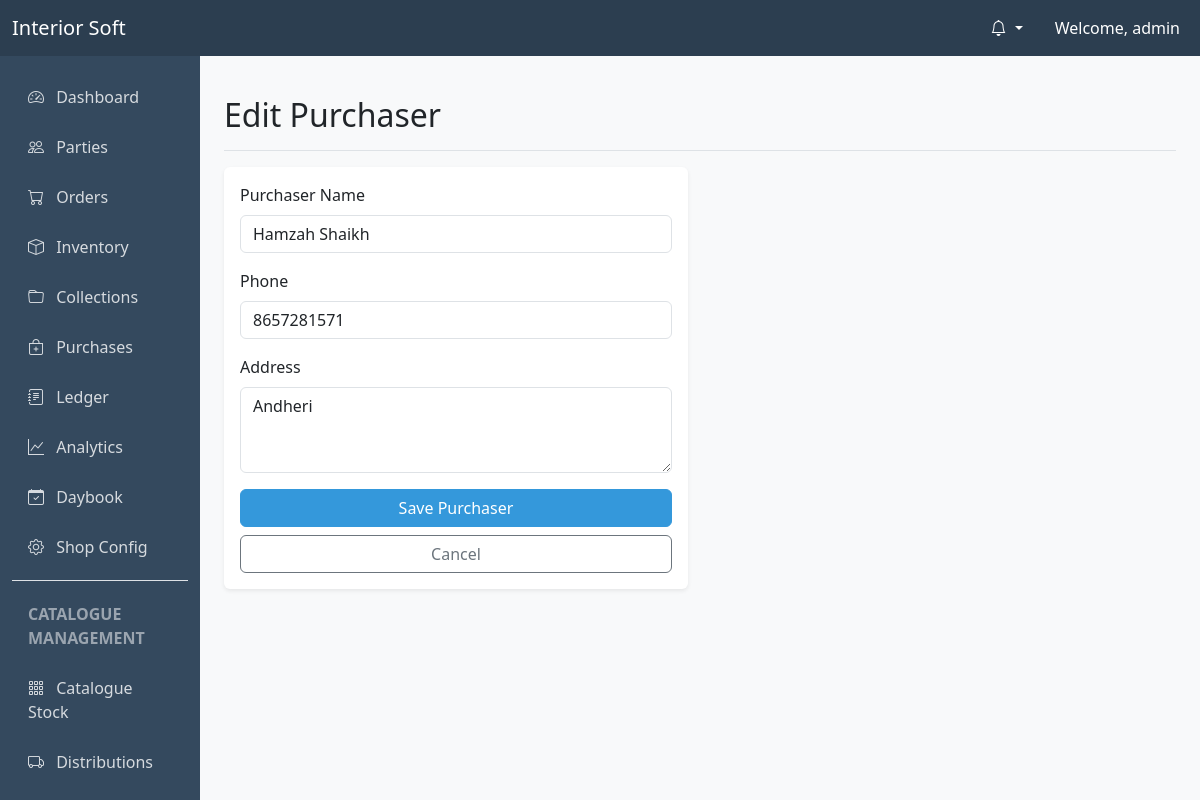
Page /inventory/purchasers/1/edit/ (signed in) on the committed database.
### users/models.py (models this page shows, shortened)
class User(AbstractUser):
    SUPERADMIN = 'superadmin'
    ADMIN = 'admin'
    ACCOUNTANT = 'accountant'
    WAREHOUSE_MANAGER = 'warehouse_manager'
    DELIVERY_PERSON = 'delivery_person'
    MARKETING_PERSON = 'marketing_person'
    ROLE_CHOICES = (
        (SUPERADMIN, 'SuperAdmin'),
        (ADMIN, 'Admin'),
        (ACCOUNTANT, 'Accountant'),
        (WAREHOUSE_MANAGER, 'Warehouse Manager'),
        (DELIVERY_PERSON, 'Delivery Person'),
        (MARKETING_PERSON, 'Marketing Person'),
    )
    role = models.CharField(max_length=20, choices=ROLE_CHOICES, default=ADMIN)
    phone_number = models.CharField(max_length=15, blank=True, null=True)
    def is_superadmin(self):
        return self.role == self.SUPERADMIN
    def is_admin(self):
        return self.role == self.ADMIN or self.role == self.SUPERADMIN
    def is_warehouse_manager(self):
        return self.role == self.WAREHOUSE_MANAGER
    def is_delivery_person(self):
        return self.role == self.DELIVERY_PERSON

### inventory/models.py (models this page shows, shortened)
class Purchaser(models.Model):
    name = models.CharField(max_length=100, unique=True)
    phone = models.CharField(max_length=15, blank=True, null=True)
    address = models.TextField(blank=True, null=True)
    created_at = models.DateTimeField(auto_now_add=True)

### inventory/views.py (the view)
# urls.py: path('purchasers/<int:pk>/edit/', views.PurchaserUpdateView.as_view(), name='purchaser_update'),
class PurchaserUpdateView(LoginRequiredMixin, AdminAccountantMixin, UpdateView):
    model = Purchaser
    fields = ['name', 'phone', 'address']
    template_name = 'inventory/purchaser_form.html'
    success_url = reverse_lazy('purchaser_list')

### core/context_processors.py (called while the page is built)
def notifications(request):
    if request.user.is_authenticated:
        unread_notifications = request.user.notifications.filter(is_seen=False)
        return {
            'unread_notifications': unread_notifications,
            'unread_notifications_count': unread_notifications.count()
        }
    return {}

### inventory/views.py (called while the page is built)
    def test_func(self):
        return self.request.user.is_admin() or self.request.user.is_accountant()

### shop_config/context_processors.py (called while the page is built)
def shop_info(request):
    config, created = ShopConfiguration.objects.get_or_create(pk=1, defaults={'shop_name': 'Interior Soft'})
    return {
        'shop_config': config
    }

### templates/inventory/purchaser_form.html (shortened to what this page needs)
{% extends "base.html" %}
{% block content %}
<div class="d-flex justify-content-between flex-wrap flex-md-nowrap align-items-center pt-3 pb-2 mb-3 border-bottom">
    <h1 class="h2">{% if object %}Edit{% else %}Add New{% endif %} Purchaser</h1>
</div>
<div class="row">
    <div class="col-md-6">
        <div class="card shadow-sm">
            <div class="card-body">
                <form method="post">
                    <div class="mb-3">
                        <label for="name" class="form-label">Purchaser Name</label>
                        <input type="text" name="name" id="name" class="form-control" value="{{ form.name.value|default:'' }}" required>
                    </div>
                    <div class="mb-3">
                        <label for="phone" class="form-label">Phone</label>
                        <input type="text" name="phone" id="phone" class="form-control" value="{{ form.phone.value|default:'' }}">
                    </div>
                    <div class="mb-3">
                        <label for="address" class="form-label">Address</label>
                        <textarea name="address" id="address" class="form-control" rows="3">{{ form.address.value|default:'' }}</textarea>
                    </div>
                    <div class="d-grid gap-2">
                        <button type="submit" class="btn btn-primary">Save Purchaser</button>
                        <a href="{% url 'purchaser_list' %}" class="btn btn-outline-secondary">Cancel</a>
                    </div>
                </form>
            </div>
        </div>
    </div>
</div>
{% endblock %}

### templates/base.html (shortened to what this page needs)
<!DOCTYPE html>
<html lang="en">
<head>
    <link href="https://cdn.jsdelivr.net/npm/bootstrap@5.3.0/dist/css/bootstrap.min.css" rel="stylesheet">
    <link rel="stylesheet" href="https://cdn.jsdelivr.net/npm/bootstrap-icons@1.10.0/font/bootstrap-icons.css">
    <link href="https://cdn.jsdelivr.net/npm/select2@4.1.0-rc.0/dist/css/select2.min.css" rel="stylesheet" />
    <link href="https://cdn.jsdelivr.net/npm/select2-bootstrap-5-theme@1.3.0/dist/select2-bootstrap-5-theme.min.css" rel="stylesheet" />
</head>
<body>
    <nav class="navbar navbar-expand-lg navbar-dark sticky-top">
        <div class="container-fluid">
            <a class="navbar-brand" href="{% url 'dashboard' %}">Interior Soft</a>
            <div class="collapse navbar-collapse" id="navbarNav">
                <ul class="navbar-nav ms-auto">
                    {% if user.is_authenticated %}
                        <li class="nav-item dropdown me-3">
                            <a class="nav-link dropdown-toggle text-white" href="#" id="notifDropdown" role="button" data-bs-toggle="dropdown" aria-expanded="false">
                                <i class="bi bi-bell"></i>
                            </a>
                        </li>
                        <li class="nav-item d-none d-lg-block">
                            <span class="nav-link text-white">Welcome, {{ user.username }}</span>
                        </li>
                    {% else %}
                        <li class="nav-item">
                            <a class="nav-link" href="{% url 'login' %}">Login</a>
                        </li>
                    {% endif %}
                </ul>
            </div>
        </div>
    </nav>
    <div class="container-fluid">
        <div class="row">
            {% if user.is_authenticated and request.resolver_match.url_name != 'login' %}
            <nav id="sidebarMenu" class="col-md-3 col-lg-2 d-md-block sidebar collapse">
                <div class="sidebar-nav-container">
                    <ul class="nav flex-column">
                        {% if user.is_admin or user.is_accountant or user.is_marketing_person %}
                        <li class="nav-item">
                            <a class="nav-link" href="{% url 'dashboard' %}">
                                <i class="bi bi-speedometer2 me-2"></i> Dashboard
                            </a>
                        </li>
                        <li class="nav-item">
                            <a class="nav-link" href="{% url 'party_list' %}">
                                <i class="bi bi-people me-2"></i> Parties
                            </a>
                        </li>
                        {% endif %}
                        {% if user.is_admin or user.is_accountant %}
                        <li class="nav-item">
                            <a class="nav-link" href="{% url 'order_list' %}">
                                <i class="bi bi-cart me-2"></i> Orders
                            </a>
                        </li>
                        <li class="nav-item">
                            <a class="nav-link" href="{% url 'stock_list' %}">
                                <i class="bi bi-box me-2"></i> Inventory
                            </a>
                        </li>
                        <li class="nav-item">
                            <a class="nav-link" href="{% url 'collection_list' %}">
                                <i class="bi bi-folder me-2"></i> Collections
                            </a>
                        </li>
                        <li class="nav-item">
                            <a class="nav-link" href="{% url 'purchase_list' %}">
                                <i class="bi bi-bag-plus me-2"></i> Purchases
                            </a>
                        </li>
                        <li class="nav-item">
                            <a class="nav-link" href="{% url 'ledger_list' %}">
                                <i class="bi bi-journal-text me-2"></i> Ledger
                            </a>
                        </li>
                        <li class="nav-item">
                            <a class="nav-link" href="{% url 'analytics' %}">
                                <i class="bi bi-graph-up me-2"></i> Analytics
                            </a>
                        </li>
                        <li class="nav-item">
                            <a class="nav-link" href="{% url 'daybook' %}">
                                <i class="bi bi-calendar-check me-2"></i> Daybook
                            </a>
                        </li>
                        {% if user.is_admin %}
                        <li class="nav-item">
                            <a class="nav-link" href="{% url 'shop_config' %}">
                                <i class="bi bi-gear me-2"></i> Shop Config
                            </a>
                        </li>
                        {% endif %}
                        {% endif %}
                        {% if user.is_admin or user.is_accountant or user.is_marketing_person %}
                        <li class="nav-item border-top mt-2 pt-2">
                            <span class="nav-link disabled small text-uppercase fw-bold text-white-50">Catalogue Management</span>
                        </li>
                        <li class="nav-item">
                            <a class="nav-link {% if 'catalogues/inventory' in request.path %}active{% endif %}" href="{% url 'catalogue_inventory_list' %}">
                                <i class="bi bi-grid-3x3-gap me-2"></i> Catalogue Stock
                            </a>
                        </li>
                        <li class="nav-item">
                            <a class="nav-link {% if 'catalogues/distributions' in request.path %}active{% endif %}" href="{% url 'catalogue_distribution_list' %}">
                                <i class="bi bi-truck me-2"></i> Distributions
                            </a>
                        </li>
                        <li class="nav-item">
                            <a class="nav-link {% if 'catalogues/visits' in request.path %}active{% endif %}" href="{% url 'catalogue_visit_list' %}">
                            </a>
                        </li>
                        {% endif %}
                    </ul>
                </div>
            </nav>
            <main class="col-md-9 ms-sm-auto col-lg-10 px-md-4 py-4">
            {% else %}
            <main class="col-12 py-4">
            {% endif %}
                {% block content %}{% endblock %}
            </main>
        </div>
    </div>
</body>
</html>

### templates/base.html (style rules this page uses)
:root { --primary-color: #2c3e50; --secondary-color: #34495e; --accent-color: #3498db; }
body { font-family: 'Segoe UI', Tahoma, Geneva, Verdana, sans-serif; background-color: #f8f9fa; }
.navbar { background-color: var(--primary-color); }
.sidebar { height: calc(100vh - 56px); position: fixed; top: 56px; left: 0; z-index: 1000; background-color: var(--secondary-color); color: white; display: flex; flex-direction: column; padding-bottom: 0; overflow: hidden; }
.sidebar-nav-container { flex-grow: 1; overflow-y: auto; padding-top: 1rem; }
@media (min-width: 768px) { .sidebar { width: 16.666667%; } }
main { margin-left: 16.666667%; width: 83.333333%; padding-bottom: 60px; }
.sidebar .nav-link { color: rgba(255,255,255,0.8); margin: 5px 0; }
.card { border: none; box-shadow: 0 0.125rem 0.25rem rgba(0,0,0,0.075); }
.btn-primary { background-color: var(--accent-color); border-color: var(--accent-color); }
.nav-link { position: relative; }

### rows in the picture
User: username "admin"
Purchaser: name "Hamzah Shaikh", phone "8657281571", address "Andheri"
